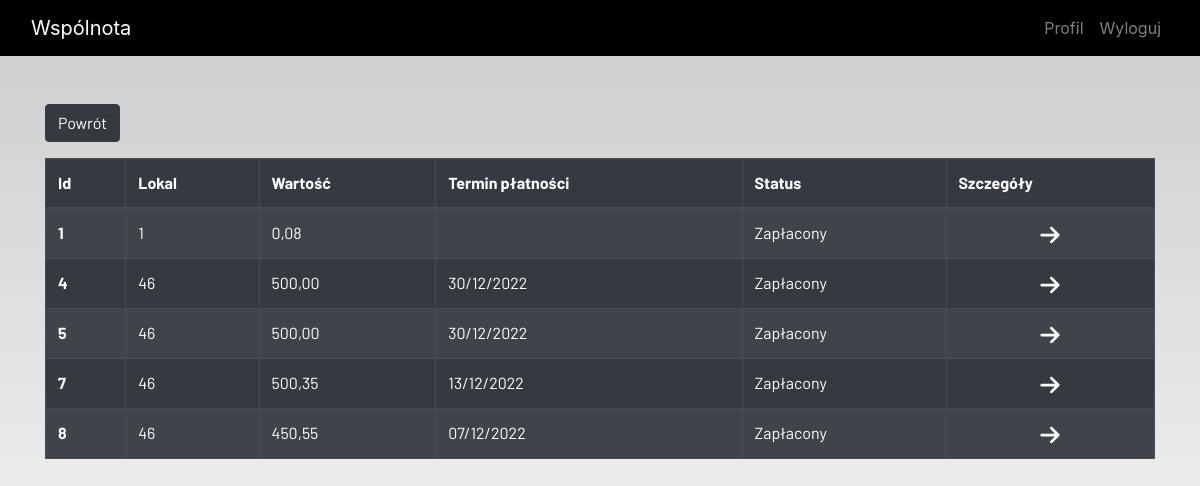
The page /billing_history (signed in) on the database as committed earlier.
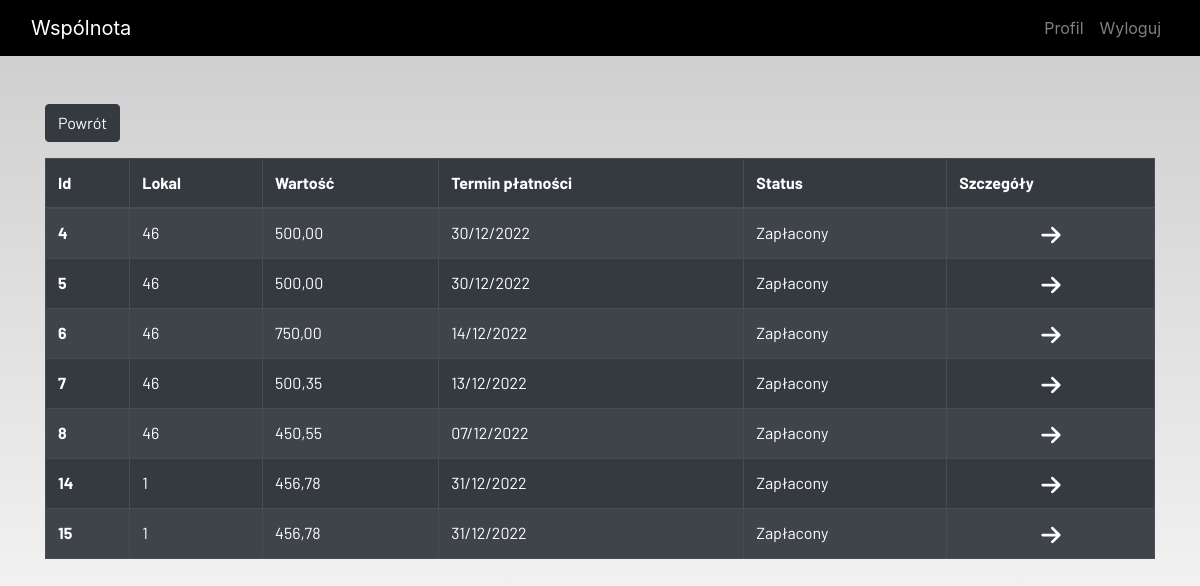
The same page on the database as committed later.
### ideas/models.py (models this page shows, shortened)
class Billing(models.Model):
    admin = models.ForeignKey(User, on_delete=models.CASCADE, null=True, blank=True)
    id = models.AutoField(primary_key = True)
    owner = models.ForeignKey(Local, on_delete=models.CASCADE, null=False, blank=False)
    value = models.DecimalField(("Kwota do zapłaty"), max_digits=100, decimal_places=2)
    addressee_name = models.TextField(("Adresat rachunku"), null=True, blank=True)
    bank_account = models.CharField(("Numer konta"), max_length=26, null=True, blank=True)
    status = models.BooleanField(("Czy zapłacone?"))
    start_billing = models.DateField(("Początek okresu rozliczeniowego"), null=False, blank=False)
    end_billing = models.DateField(("Koniec okresu rozliczeniowego"), null=False, blank=False)
    payment_date = models.DateField(("Termin płatności"), null=True, blank=True)
    details = models.FileField(("Szczegóły"), upload_to='', null=True)

class Local(models.Model):
    admin = models.ForeignKey(User, on_delete=models.CASCADE, related_name='admin', null=True, blank=True)
    owner = models.OneToOneField(User, on_delete=models.CASCADE, related_name='owner', null=True, blank=True)
    number = models.IntegerField(("Numer lokalu"), null=False, blank=False)
    area = models.DecimalField(("Powierzchnia"), max_digits=100, decimal_places=2)
    def __str__(self):
        return str(self.number)
    class Meta:
        verbose_name = "local"
        verbose_name_plural = "local"

### ideas/view/billing_views.py (the view)
# urls.py: path('billing_history', billing_history, name='billing_history'),
def billing_history(request):
    billing = Billing.objects.filter(status=True).filter(admin=request.user)
    context = {
        'billings': billing,
    }
    return render(request, 'registration/billing/billing_history.html', context)

### ideas/templates/registration/billing/billing_history.html (shortened to what this page needs)
{% extends 'registration/main.html' %}
{% load static %}
{% block content %}
{% load crispy_forms_tags %}
<div class="container" >
    <div class="form-group">
        <a href="{% url 'billing' %}">
            <button  class="btn btn-dark" >
                    Powrót
            </button>
        </a>
    </div>
</div>
<div class="container">
    <table class="table table-striped table-bordered table-hover table-dark">
        <thead>
            <tr>
                <th scope="col">Id</th>
                <th scope="col">Lokal</th>
                <th scope="col">Wartość</th>
                <th scope="col">Termin płatności</th>
                <th scope="col">Status</th>
                <th scope="col">Szczegóły</th>
            </tr>
        </thead>
        <tbody>
            {% for billing in  billings %}
            <tr>
                <th scope="row">{{ billing.id }}</th>
                <td>{{ billing.owner }}</td>
                <td>{{ billing.value }}</td>
                <td>{{ billing.payment_date | date:"d/m/Y" }}</td>
                <td>Zapłacony</td>
                <td style="text-align: center">
                    <a href="{% url 'billing_detail' billing.id%}">
                    </a>
                </td>
            </tr>
            {%  endfor %}
        </tbody>
    </table>
</div>
{% endblock content %}

Rows that differ between the two databases and show on the page:
removed Billing: id "1", owner "1", value "0,08"
now on this page (row edited): Billing: id "6", owner "46", value "750,00", payment_date "14/12/2022"
added Billing: id "14", owner "1", value "456,78", payment_date "31/12/2022"
added Billing: id "15", owner "1", value "456,78", payment_date "31/12/2022"
